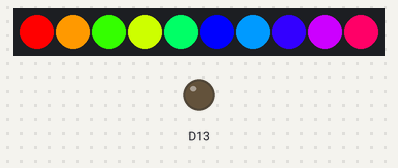
Bench run of a sketch on a simulated Adafruit Circuit Playground Express. Parts: 10 RGB LEDs in strip order, left to right, output pins drawn as LEDs (lit = HIGH).

Above: at 0.05 s.
At 0.57 s:
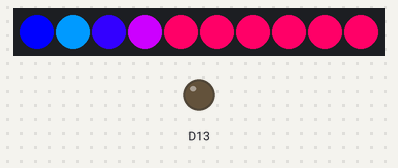
At 1.03 s:
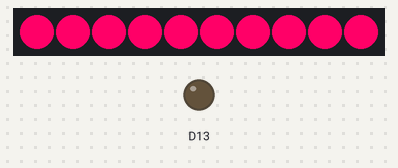
At 1.4 s:
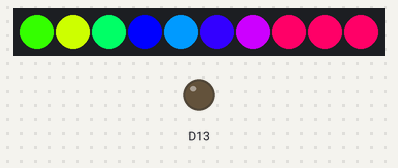

Measured:
- by itself, everything shown: repeats every 1.1 s, in 10 steps

The sketch:

colorwheel-circuitplayground-2.ino
```cpp
#include <Adafruit_CircuitPlayground.h>
#include <math.h>


int red = 0;
int green = 0;
int blue = 0;
float z = 0.0;
float H = 0.0;
int offset = 0;

int deltat = 100;

void setup() {
  Serial.begin(9600);
  CircuitPlayground.begin();
}

void loop() {


  //we are turning a range from 0 to 1 into a hue, which is an angle around the color wheel
  //https://www.had2know.org/technology/hsv-rgb-conversion-formula-calculator.html
  //https://en.wikipedia.org/wiki/Hue
    /*note that c and its derivatives won't let us take a modulo on a non integer
   * so we have to use remainder to get modulo, which is from math.h
   */


  for(int ledpin = 0; ledpin < 10; ledpin++){
      H = float(ledpin + offset)*360.0/10.0;
      z = 255*(1 - abs(remainder((H/60.0),2) - 1));
      if(H < 60){
         red = 255;
         green = round(z);
         blue = 0;
      }
      if(H >= 60 && H < 120){
        red = round(z);
        green = 255;
        blue = 0;
      }
      if(H >= 120 && H < 180){
          red = 0;
          green = 255;
          blue = round(z);
      }
      if(H >= 180 && H < 240){
          red = 0;
          green = round(z);
          blue = 255;
      }
      if(H >= 240 && H < 300){
          red = round(z);
          green = 0;
          blue = 255;
      }
      if(H >= 300 && H < 360){
          red = 255;
          green = 0;
          blue = round(z);
      }

      CircuitPlayground.setPixelColor(ledpin, red, green, blue);
      CircuitPlayground.setBrightness(255);
  }
  offset +=1;
  if(offset > 10){
    offset = 0;
  }

  delay(deltat);

}
```
